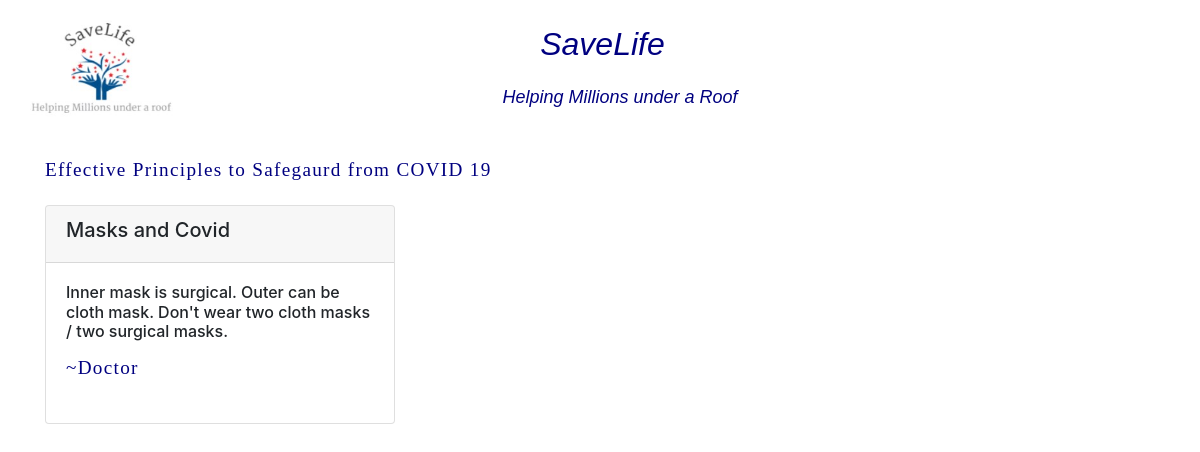
Page /covidTips on the committed database.
### doctor/models.py (models this page shows)
class CovidTips(models.Model):
    user = models.ForeignKey(User,on_delete=models.SET_NULL,null=True)
    title = models.CharField(max_length=400)
    description = models.CharField(max_length=2048)

### base/models.py (models this page shows, shortened)
class User(AbstractUser):
    type = models.CharField(max_length=10,choices=(("Patient","Patient"),("Doctor","Doctor"),("Donor","Donor"),("Pharmacy","Pharmacy")))

### base/views.py (the view)
# urls.py: path('covidTips',views.covidTips,name="covidTips"),
def covidTips(request):
    obj = CovidTips.objects.all()
    return render(request,'covidTips.html',{'obj':obj})

### templates/covidTips.html (shortened to what this page needs)
{% load static%}
<!DOCTYPE html>
<html lang="en">
    <head>
        <link rel="stylesheet" href="https://cdn.jsdelivr.net/npm/bootstrap@4.5.3/dist/css/bootstrap.min.css">
        <link rel="stylesheet" href="{% static 'css/home.css' %}">
        <link rel="stylesheet" href="https://cdnjs.cloudflare.com/ajax/libs/font-awesome/5.14.0/css/all.css">
    </head>
    <body>
        <div class="row">
            <div class="col-sm-2">
                <center><img class="logo" src="{% static 'images/logo.jpg' %}" width="170px" height="100px" alt="Logo"></center>
            </div>
            <div class="col-sm-8">
                <p class="introHead">SaveLife</p>
                <p class="tagline">Helping Millions under a Roof</p>
            </div>
        </div>
        <div class="container">
            <br>
            <p class="aboutText">Effective Principles to Safegaurd from COVID 19</p>
            <div class="row">
                {%for item in obj%}
                <div class="col-sm-4">
                    <div class="card">
                        <div class="card-header">
                            <h5>{{item.title}}</h5>
                        </div>
                        <div class="card-body">
                          <h6 class="card-text">{{item.description}}</h6>
                          <p class="aboutText">~{{item.user.first_name}}</p>
                        </div>
                    </div>
                </div>
                {%endfor%}
            </div>
        </div>
    </body>
</html>

### static/css/home.css (style rules this page uses)
.aboutText { font-family: Georgia, 'Times New Roman', Times, serif; font-weight: 200; line-height: 2em; font-size: larger; letter-spacing: 1.3px; text-align: justify; color: #000080; }
.introHead { text-align: center; font-size: xx-large; font-style: oblique; padding-left: 5px; font-family: 'Gill Sans', sans-serif; color: #000080; }
.tagline { text-align: center; font-size: large; font-style: oblique; padding-left: 40px; font-family: 'Gill Sans', sans-serif; color: #000080; }

### templates/covidTips.html (style rules this page uses)
body { padding: 20px; }

### rows in the picture
CovidTips: title "Masks and Covid", description "Inner mask is surgical. Outer can be cloth mask. Don't wear two cloth masks / two surgical masks.", user.first_name "Doctor"
